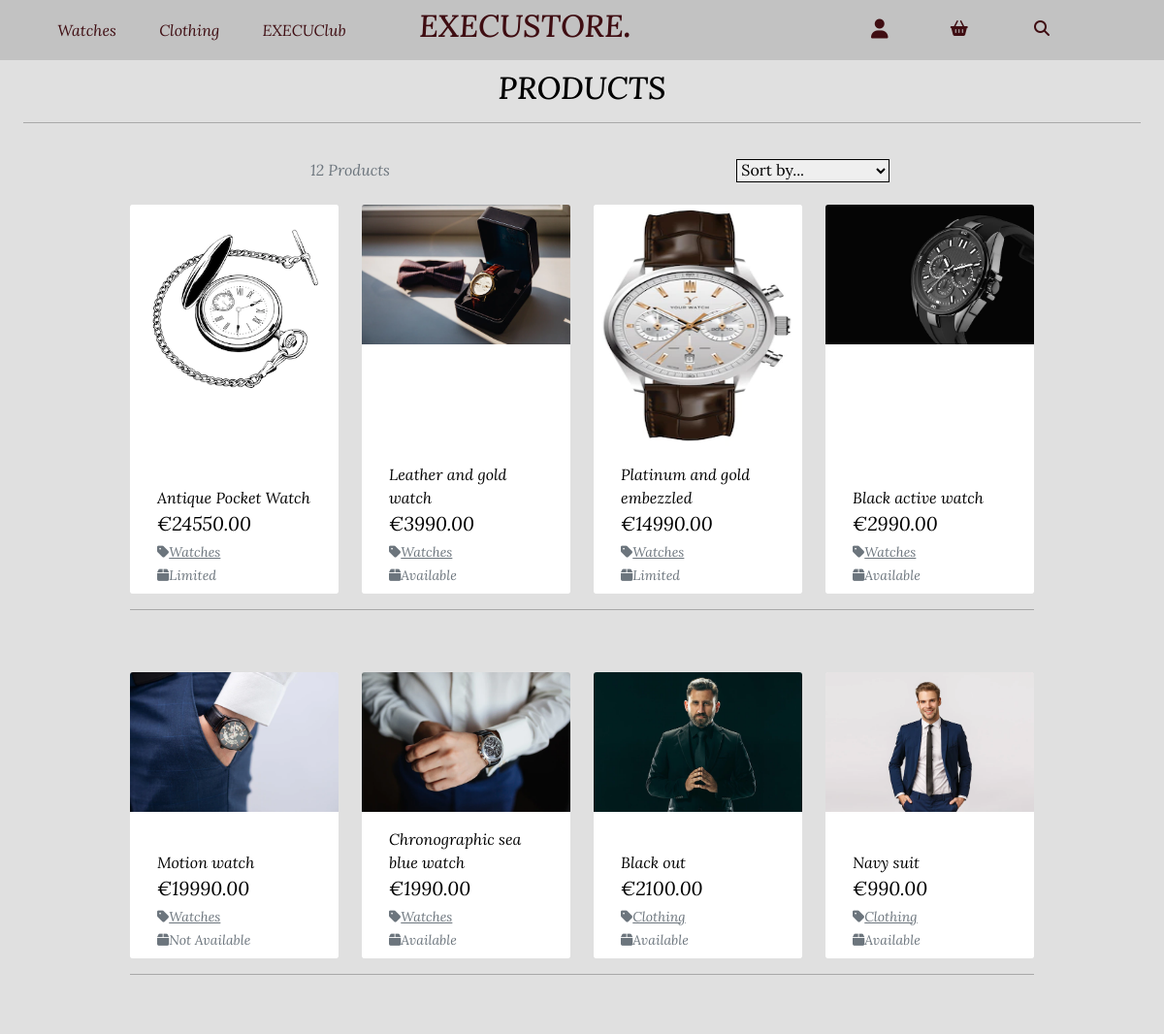
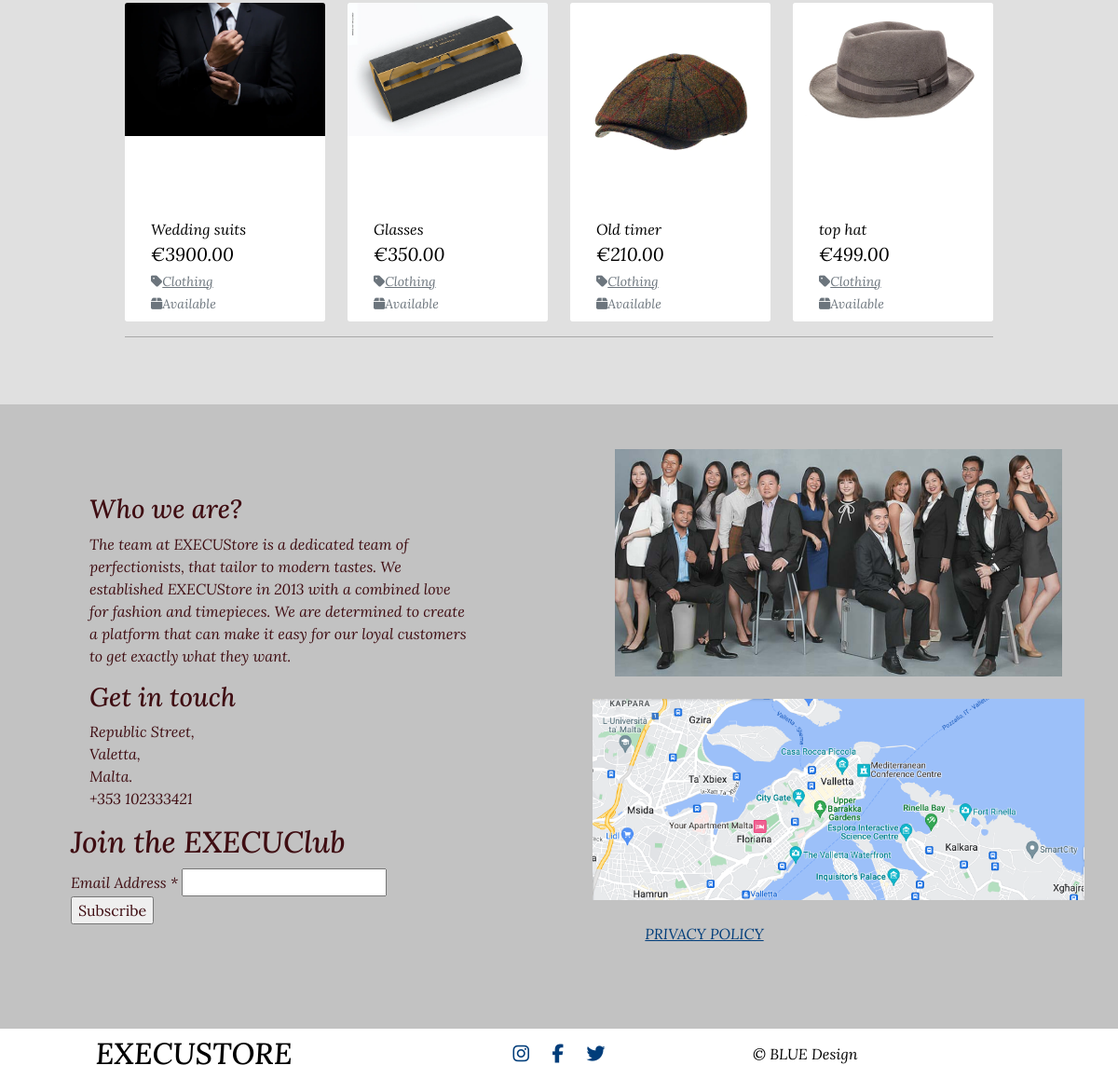
Screenshot of /products/ with the database file from the repository (2 pictures, top to bottom).
### products/models.py (models this page shows, shortened)
class Product(models.Model):
    category = models.ForeignKey('Category', null=True, blank=True,
                                 on_delete=models.SET_NULL)
    name = models.CharField(max_length=255)
    product_id = models.CharField(max_length=254, null=True, blank=True)
    description = models.TextField()
    price = models.DecimalField(max_digits=15, decimal_places=2)
    availability = models.CharField(max_length=255)
    image_url = models.URLField(max_length=1024, null=True, blank=True)
    image = models.ImageField(null=True, blank=True)

class Category(models.Model):
    name = models.CharField(max_length=254)
    friendly_name = models.CharField(max_length=254, null=True, blank=True)

### products/views.py (the view, shortened to what this page needs)
# urls.py: path('', views.all_products, name='products'),
def all_products(request):
    product = Product.objects.all()
    query = None
    categories = None
    sort = None
    direction = None
    current_sorting = f'{sort}_{direction}'
    context = {
        'products': product,
        'current_categories': categories,
        'search_term': query,
        'current_sorting': current_sorting,
    }
    product_page = 'products/products.html'
    return render(request, product_page, context)

### bag/contexts.py (called while the page is built, shortened)
def bag_contents(request):
    bag_items = []
    total = 0
    product_count = 0
    bag = request.session.get('bag', {})
    if total < settings.FREE_DELIVERY_THRESHOLD:
        delivery = total * Decimal(settings.STANDARD_DELIVERY_PERCENTAGE / 100)
        free_delivery_delta = settings.FREE_DELIVERY_THRESHOLD - total
    else:
        delivery = 0
        free_delivery_delta = 0
    grand_total = delivery + total
    context = {
        'bag_items': bag_items,
        'total': total,
        'product_count': product_count,
        'delivery': delivery,
        'free_delivery_delta': free_delivery_delta,
        'free_delivery_threshold': settings.FREE_DELIVERY_THRESHOLD,
        'grand_total': grand_total,
    }
    return context

### products/templates/products/products.html (shortened to what this page needs)
{% extends "base.html" %}
{% load static %}
{% block content %}
    <div class="container-fluid backcolor product-page">
        <div class="row">
            <div class="col text-center mt-3">
                <h2 class="logo-font">Products</h2>
                <hr class="w-100">
            </div>
        </div>
        <div class="row">
            <div class="product-container col-10 offset-1">
                <div class="row mt-1 mb-2">
                    <div class="col-12 col-md-4 my-auto order-md-last d-flex justify-content-right justify-content-md-end">
                        <div class="sort-select-wrapper w-50">
                            <select id="sort-selector" class="custom-select custom-select-sm rounded-0 border border-{% if current_sorting != 'None_None' %}info{% else %}black{% endif %}">
                                <option value="reset" {% if current_sorting == 'None_None' %}selected{% endif %}>Sort by...</option>
                            </select>
                        </div>
                    </div>
                    <div class="col-12 col-md-6 order-md-first">
                        <p class="text-muted mt-3 text-center text-md-left">
                            {{ products|length }} Products{% if search_term %} found for <strong>"{{ search_term }}"</strong>{% endif %}
                        </p>
                    </div>
                </div>
                <div class="row">
                    {% for product in products %}
                        <div class="col-sm-6 col-md-6 col-lg-4 col-xl-3">
                            <div class="card h-100 border-0">
                                <a href="{% url 'product_detail' product.id %}">
                                    <img class="card-img-top img-fluid size" src="{{ product.image.url }}" alt="{{ product.name }}">
                                </a>
                                <div class="card-body pb-0">
                                </div>
                                <div class="card-footer bg-white pt-0 border-0 text-left">
                                    <div class="row">
                                        <div class="col">
                                            <p class="mb-0">{{ product.name }}</p>
                                            <p class="lead mb-0 text-left font-weight-bold">€{{ product.price }}</p>
                                            {% if product.category %}
                                            <p class="small mt-1 mb-0">
                                                <a class="text-muted" href="{% url 'products' %}?category={{ product.category.name }}">
                                                    <i class="fas fa-light fa-tag mr-1"></i>{{ product.category.friendly_name }}
                                                </a>
                                            </p>
                                            {% endif %}
                                            {% if product.availability %}
                                                <small class="text-muted"><i class="fas fa-light fa-box mr-1"></i>{{ product.availability }}</small>
                                            {% else %}
                                                <small class="text-muted">Contact For Availability</small>
                                            {% endif %}
                                        </div>
                                    </div>
                                </div>
                            </div>
                        </div>
                        {% if forloop.counter|divisibleby:4 %}
                            <div class="col-12 d-none d-xl-block mb-5">
                                <hr>
                            </div>
                        {% endif %}
                {% endfor %}
            </div>
        </div>
        </div>
    </div>
{% endblock %}

### templates/base.html (shortened to what this page needs)
{% load static %}
<!doctype html>
<html lang="en">
<head>
    {% block corecss %}
        <link href="https://cdn.jsdelivr.net/npm/bootstrap@5.1.3/dist/css/bootstrap.min.css" rel="stylesheet">
        <link href="//cdn-images.mailchimp.com/embedcode/classic-071822.css" rel="stylesheet" type="text/css">
        <link rel="stylesheet" href="{% static 'css/base.css' %}">
    {% endblock %}
  </head>
  <body>
      <header class="container-fluid fixed-top nav-header">
        <div class="row d-md-flex d-none d-md-block">
          <div class="col-12 col-sm-4 my-auto py-1 py-lg-0 text-center text-lg-left">
            <ul class="list-inline list-unstyled text-center text-lg-right my-0">
              <li class="list-inline-item"><a href="{% url 'products' %}?category=watches" class="nav-link">Watches</a></li>
              <li class="list-inline-item"><a href="{% url 'products' %}?category=clothing" class="nav-link">Clothing</a></li>
              <li class="list-inline-item"><a href="{% url 'blog' %}" class="nav-link">EXECUClub</a></li>
          </ul>
          </div>
          <div class="d-sm-none d-md-block col-12 col-sm-4 my-auto py-1 py-lg-0">
            <a href="{% url 'home' %}" class="nav-link main-logo-link">
              <h2 class="logo-font">EXECUStore<strong>.</strong></h2>
            </a>
          </div>
          <div class="col my-auto py-1 py-lg-0">
            <ul class="list-inline list-unstyled text-center text-lg-right my-0">
              <li class="list-inline-item dropdown">
                <div class="dropdown">
                  <button class="btn nav-link" type="button" id="user-options" data-bs-toggle="dropdown" aria-expanded="false">
                    <i class="fa-lg fa-solid fa-user"></i>
                  </button>
                </div>
              </li>
              <li class="list-inline-item">
                <a class="{% if grand_total %}text-info font-weight-bold{% else %}text-black{% endif %} nav-link" href="{% url 'view_bag' %}">
                  <div class="text-center nav-link">
                      <div><i class="fas fa-shopping-basket icon"></i>
                      </div>
                  </div>
              </a>
              </li>
              <li class="list-inline-item">
                  <button class="btn nav-link" type="button" id="user-modal" data-bs-toggle="modal" aria-expanded="false" data-bs-target="#myModal">
                    <i class="fas fa-search icon"></i>
                  </button>
               </li>
            </ul>
          </div>
        </div>
      </header>
    {% block content %}
    {% endblock %}
<footer>
    <div class="info-container h-50">
      <div class="row h-100">
          <div class="col-12 col-md-6 info-style">
              <h3 class="info-title">
                  Who we are?
              </h3>
              <p>
                  The team at EXECUStore is a dedicated team of perfectionists, that tailor to modern tastes.
                  We established EXECUStore in 2013 with a combined love for fashion and timepieces.
                  We are determined to create a platform that can make it easy for our loyal customers to get exactly what they want.
              </p>
              <h3 class="info-title">
                  Get in touch
              </h3>
              <p>
                  Republic Street, <br>
                  Valetta, <br>
                  Malta.<br>
                  +353 102333421
<div id="mc_embed_signup">
    <form action="https://herokuapp.us21.list-manage.com/subscribe/post?u=e5c9ce3ed256af45654f3762c&amp;id=3f5825c5d0&amp;f_id=003dd7e1f0" method="post" id="mc-embedded-subscribe-form" name="mc-embedded-subscribe-form" class="validate" target="_blank" novalidate rel="noopener">
        <div id="mc_embed_signup_scroll">
        <h2>Join the EXECUClub</h2>
<div class="mc-field-group">
	<label for="mce-EMAIL">Email Address  <span class="asterisk">*</span>
</label>
	<input type="email" value="" name="EMAIL" class="required email" id="mce-EMAIL" required>
</div>
        <div class="optionalParent">
            <div class="clear foot">
                <input type="submit" value="Subscribe" name="subscribe" id="mc-embedded-subscribe" class="button text-color">
            </div>
        </div>
    </div>
</form>
</div>
              </p>
          </div>
        <div class="col-12 col-md-6">
            <div class="team-photo">
                <img src="{{ MEDIA_URL }}footer.jpg" class="img-fluid team-photo" alt="team photo">
        <br>
            <a href="https://www.google.com/maps/d/u/0/viewer?msa=0&ie=UTF8&t=m&ll=35.897463%2C14.512553000000018&spn=0.006084%2C0.00912&z=16&source=embed&mid=1gkWijM7EdiQS33CqDIk2CGUZneU" target="_blank" rel="opener">
                <img src="{{ MEDIA_URL }}maps.jpg" class="img-fluid" alt="map photo">
            </a>
            </div>
            <div class="col-12 col-md-6" id="privacy">
                <a href="https://www.privacypolicygenerator.info/live.php?token=8mDsx73k4UpV0Iv3SMkq8C7KnSp67knw" target="_blank" rel="opener" class="text-inform">Privacy Policy</a>
            </div>
        </div>
      </div>
    <div class="container-fluid footer-style">
      <div class="row">
        <div class="col-12 col-lg-4 my-auto py-1 py-lg-0 text-center text-lg-left">
          <a href="{% url 'home' %}" class="nav-link footer-logo-link text-color">
            <h2 class="logo-font my-0">EXECUStore</h2>
          </a>
        </div>
        <div class="col-12 col-lg-4 my-auto py-1 py-lg-0">
          <ul class="list-inline list-unstyled text-center text-lg my-0">
            <li class="list-inline-item"><a class="footer-icon" href="https://www.instagram.com/" target="_blank" rel="opener"><i class="fab fa-lg fa-instagram"></i></a></li>
            <li class="list-inline-item"><a class="footer-icon" href="https://www.facebook.com/profile.php?id=100088686742068" target="_blank" rel="opener"><i class="fab fa-lg fa-facebook-f"></i></a></li>
            <li class="list-inline-item"><a class="footer-icon" href="https://www.twitter.com/" target="_blank" rel="opener"><i class="fab fa-lg fa-twitter"></i></a></li>
          </ul>
        </div>
        <div class="col-12 col-lg-4 text-black my-auto py-1 py-lg-0 text-lg-right footer-centre">
          © BLUE Design
        </div>
      </div>
    </div>
    </div>
</footer>
</body>
</html>

### static/css/base.css (style rules this page uses)
html { height: 100%; }
body { color: #3F0D12; font-family: 'Lora'; font-style: italic; box-sizing: border-box; min-height: 100vh; display: flex; flex-direction: column; }
.icon { align-items: center; display: inline-flex; justify-content: center; height: 1.5rem; width: 1.5rem; }
.logo-font { text-transform: uppercase; }
.main-logo-link { width: fit-content; }
.border-black { border: 1px solid black !important; }
@media screen and (max-width: 1300px) { .team-photo { padding: 1.5rem; align-items: center; } }
@media screen and (max-width: 1300px) { .info-style { padding: 30px; } }
.product-page { color: black; padding-top: 3.5rem; padding-bottom: .5rem; }
.size { max-height: 250px; }
.text-inform { color: #003D7A !important; }
.text-color { color: #3F0D12 !important; }
.nav-header { background-color: #C2C2C2; color: #3F0D12! important; }
.nav-link { color: #3F0D12! important; }
.main-logo-link { font-family: 'Lora', sans-serif; font-weight: 500; color: #3F0D12! important; }
.backcolor { background-color: #E0E0E0; }
.info-container { background-color: #C2C2C2; height: fit-content ; }
.info-style { padding: 6rem; font-weight: 300; }
.footer-style { background-color: rgb(255, 255, 255); color: black; }
.footer-logo-link { font-family: 'Lora', sans-serif; font-weight: 500; text-transform: lowercase! important; color: rgb(0, 0, 0)! important; }
.footer-icon { color: #003D7A; }
footer { margin-top: auto; }
.team-photo { padding: 1.5rem; align-items: center; }
.row { margin: 0; }
#privacy { text-transform: uppercase; text-align: center; }
#mc_embed_signup { background: #C2C2C2; padding: 0; margin-left: -20px !important; }

### rows the page displays
Product: image (picture), name "Antique Pocket Watch", price "24550.00", category.friendly_name "Watches", availability "Limited"
Product: image (picture), name "Leather and gold watch", price "3990.00", category.friendly_name "Watches", availability "Available"
Product: image (picture), name "Platinum and gold embezzled", price "14990.00", category.friendly_name "Watches", availability "Limited"
Product: image (picture), name "Black active watch", price "2990.00", category.friendly_name "Watches", availability "Available"
Product: image (picture), name "Motion watch", price "19990.00", category.friendly_name "Watches", availability "Not Available"
Product: image (picture), name "Chronographic sea blue watch", price "1990.00", category.friendly_name "Watches", availability "Available"
Product: image (picture), name "Black out", price "2100.00", category.friendly_name "Clothing", availability "Available"
Product: image (picture), name "Navy suit", price "990.00", category.friendly_name "Clothing", availability "Available"
Product: image (picture), name "Wedding suits", price "3900.00", category.friendly_name "Clothing", availability "Available"
Product: image (picture), name "Glasses", price "350.00", category.friendly_name "Clothing", availability "Available"
Product: image (picture), name "Old timer", price "210.00", category.friendly_name "Clothing", availability "Available"
Product: image (picture), name "top hat", price "499.00", category.friendly_name "Clothing", availability "Available"

### other values shown
{{ products|length }} "12"
